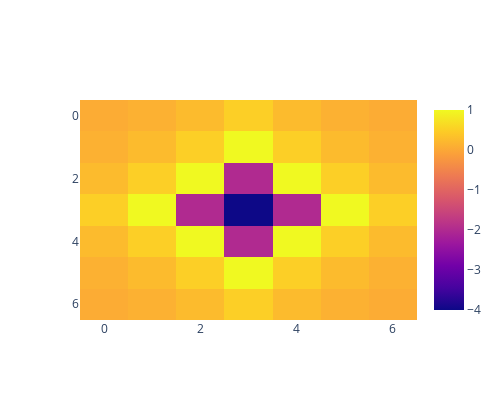

Here is the notebook cell this chart was saved with:
### Code cell
# adj_kernel = (util.manhattan_kernel(1) <= 1).astype(int) * -1
# adj_kernel[adj_kernel == 0] = 1
# # blur_size = max(1, min(5, (start_step + i) // 2))
# blur_size = 3
# blur_kernel = 5 * 0.5 ** util.manhattan_kernel(blur_size)
# blur_kernel = (
#     util.pad_and_crop(adj_kernel, blur_kernel, blur_size, blur_size, fill_value=1)
#     * blur_kernel
# )

blur_kernel = paths._enemy_blur_kernel()
util.show_map_array(blur_kernel)

### Figure 1 — Plotly figure (JSON) as saved in the notebook; plotly's stock layout.template omitted (floating-point values rounded to 4 significant figures)
{"data": [{"type": "heatmap", "z": [[0.0625, 0.125, 0.25, 0.5, 0.25, 0.125, 0.0625], [0.125, 0.25, 0.5, 1, 0.5, 0.25, 0.125], [0.25, 0.5, 1, -2, 1, 0.5, 0.25], [0.5, 1, -2, -4, -2, 1, 0.5], [0.25, 0.5, 1, -2, 1, 0.5, 0.25], [0.125, 0.25, 0.5, 1, 0.5, 0.25, 0.125], [0.0625, 0.125, 0.25, 0.5, 0.25, 0.125, 0.0625]]}], "layout": {"height": 400, "width": 500, "xaxis": {"autorange": true, "range": [-0.5, 6.5]}, "yaxis": {"autorange": true, "range": [6.5, -0.5]}}}
